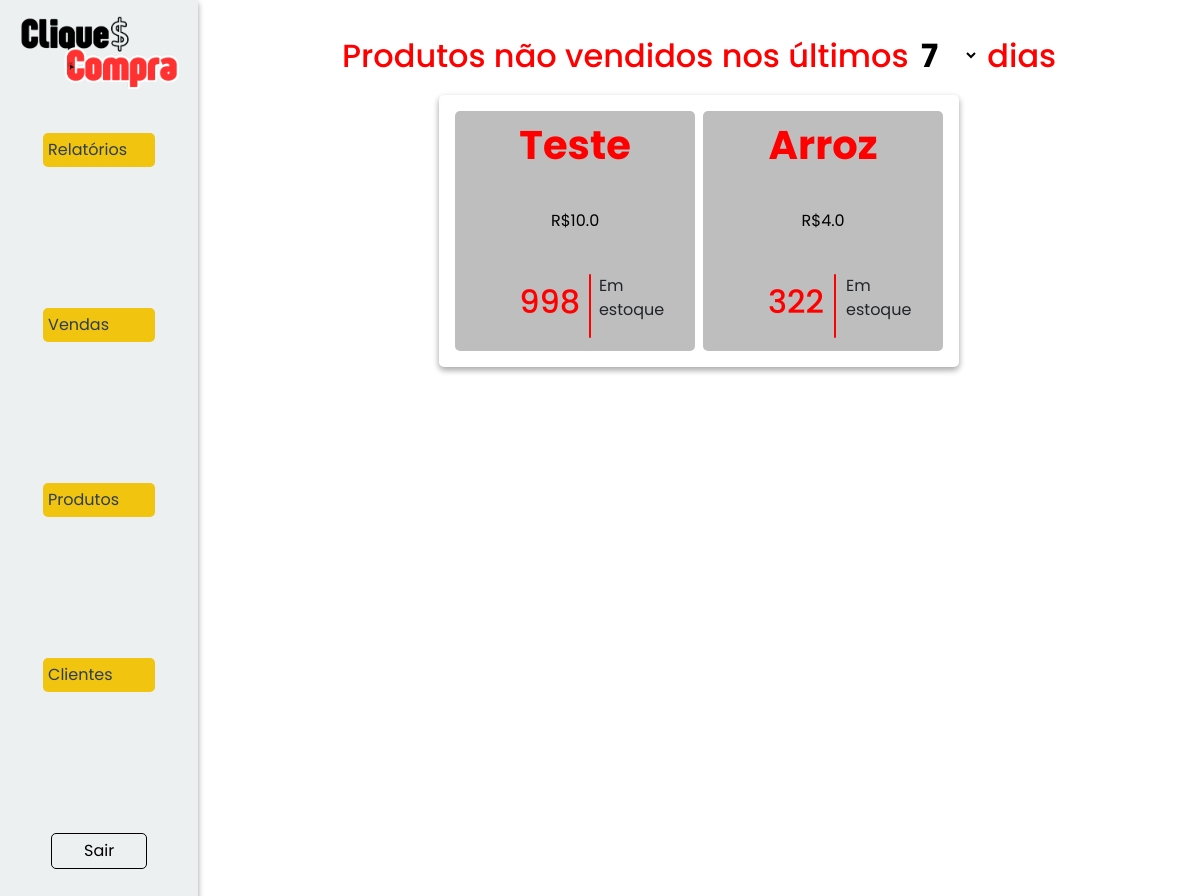
The app's page /relatorios/naovendidos (signed in), older data.
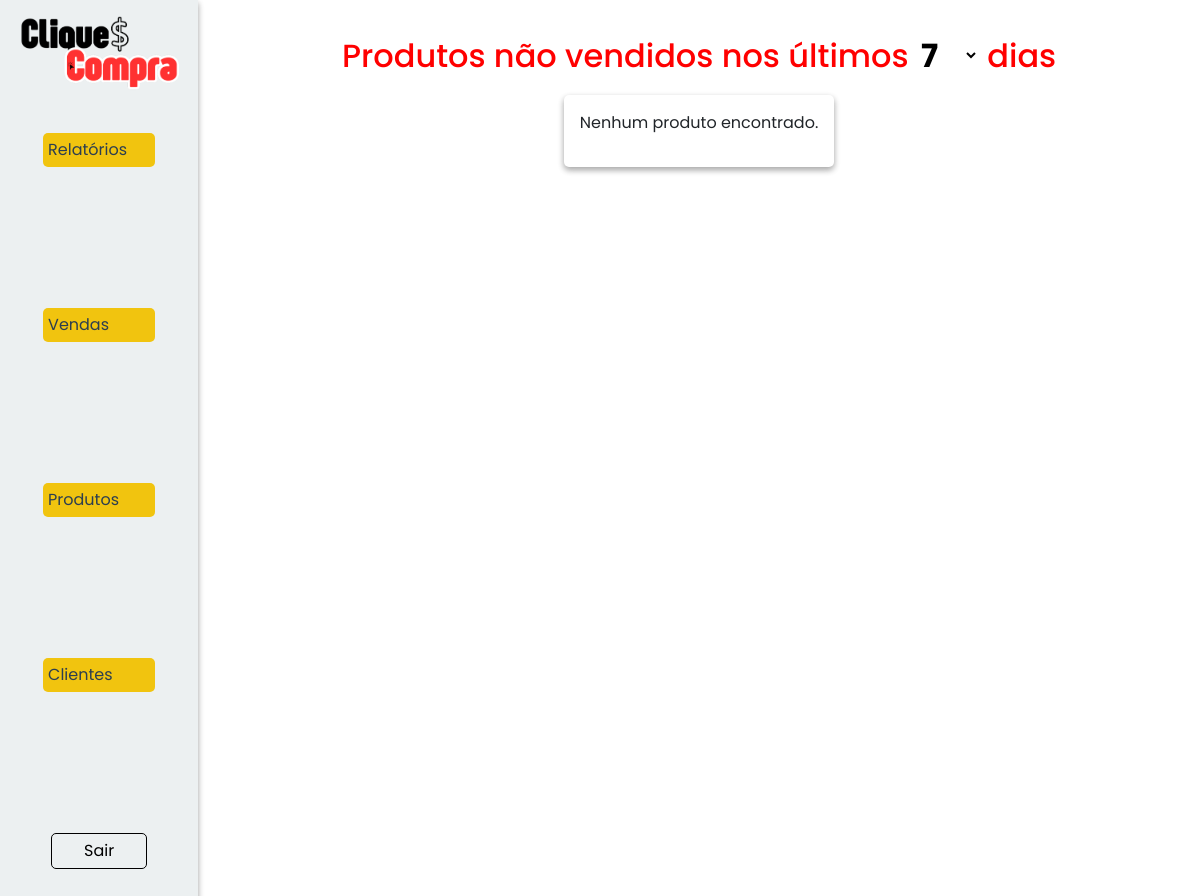
The same page, newer data.
### models/produtos.py (models this page shows, shortened)
class Produto(Base):
    __tablename__ = 'tb_produtos'
    pro_id: Mapped[int] = mapped_column(primary_key=True, autoincrement=True)
    pro_nome: Mapped[str] = mapped_column(nullable=False)
    pro_descricao: Mapped[str] = mapped_column(nullable=False)
    pro_preco: Mapped[float] = mapped_column(nullable=False)
    pro_estoque: Mapped[int] = mapped_column()

### controllers/relatorios.py (the view)
@relatorio_bp.route('/naovendidos', methods=['GET', 'POST'])
@login_required
@role_required("admin")
def naovendidos():
    consulta = []
    dias = request.form.get("dias", type=int, default=7)
    result = []
    print("metodo post")
    try:
        sql_mysql = text("""
            SELECT pro_nome, pro_preco, pro_estoque
            FROM tb_produtos
            WHERE pro_id NOT IN (
                SELECT vpr_pro_id
                FROM tb_vendas_produtos
                JOIN tb_vendas ON vpr_ven_id = ven_id
                WHERE ven_data >= CURDATE() - INTERVAL :dias DAY
            )
        """)
        sql_sqlite = text("""
SELECT pro_nome, pro_preco, pro_estoque
FROM tb_produtos
WHERE pro_id NOT IN (
    SELECT DISTINCT vpr_pro_id
    FROM tb_vendas_produtos
    JOIN tb_vendas ON vpr_ven_id = ven_id
    WHERE ven_data >= DATE('now', '-? days')
)
""")
        consulta = session.execute(sql_sqlite, {"dias": dias}).fetchall()
        print(consulta)
        subquery = (
            session.query(VendaProdutos.vpr_pro_id)
            .join(Venda, VendaProdutos.vpr_ven_id == Venda.ven_id)
            .filter(Venda.ven_data >= func.date('now', f'-{dias} days'))  # Usar função compatível com SQLite
            .subquery()
        )
        query = (
            session.query(Produto.pro_nome, Produto.pro_preco, Produto.pro_estoque)
            .filter(Produto.pro_nome.not_in(select(subquery)))  # Força o uso de SELECT
        )
        result = query.all()
        print("Resultado da consulta:", result)
    except Exception as e:
        print(f"Erro ao gerar relatório: {str(e)}", "error")
        flash(f"Erro ao gerar relatório: {str(e)}", "error")
    finally:
        return render_template("relatorios/naovendidos.html", produtos=result)

### controllers/clientes.py (called while the page is built)
@login_manager.user_loader
def load_user(user_id):
    return Cliente.find(id=user_id)

### models/clientes.py (called while the page is built, shortened)
    @classmethod
    def find(cls, **kwargs):
        if 'email' in kwargs:
            return session.query(cls).filter_by(cli_email=kwargs['email']).first() #SELECT * FROM tb_clientes WHERE cli_email = email
        elif 'id' in kwargs:
            return session.query(cls).filter_by(cli_id=kwargs['id']).first() #SELECT * FROM tb_clientes WHERE cli_id = id
        else:
            raise AttributeError('A busca deve ser feita por email ou id.')

### templates/relatorios/naovendidos.html (shortened to what this page needs)
{% extends "model.html" %}
{% block head_extras %}
<link rel="stylesheet" href="{{ url_for('static', filename='style/model.css') }}">
<link rel="stylesheet" href="{{ url_for('static', filename='style/relatorios.css') }}">
{% endblock %}
{% block content %}
<nav>
    <img src="../../static/assets/cliqueconta.png" alt="Logo do CliqueCompra">
    <div class="links">
        <div class="dropdown">
            <button class="dropdown-button" onclick="toggleDropdown('relatorios-menu')">Relatórios</button>
        </div>
        <div class="dropdown">
            <button class="dropdown-button" onclick="toggleDropdown('vendas-menu')">Vendas</button>
        </div>
        <div class="dropdown">
            <button class="dropdown-button" onclick="toggleDropdown('produtos-menu')">Produtos</button>
        </div>
        <div class="dropdown">
            <button class="dropdown-button" onclick="toggleDropdown('clientes-menu')">Clientes</button>
        </div>
        <a class='sair' href="{{url_for('cliente.logout')}}">Sair</a>
    </div>
</nav>
<div class="relatorio">
    <h2>Produtos não vendidos nos últimos
        <form action="{{ url_for('relatorio.naovendidos') }}" method="post" style="display:inline;" class="filtro dias">
            <select name="dias" id="dias" onchange="this.form.submit()">
                <option value="7" {% if request.form.get('dias') == '7' %}selected{% endif %}>7</option>
            </select>
        </form>
        dias
    </h2>
    <ol class="respostas">
        {% if produtos %}
            {% for produto in produtos %}
                <li class="resposta">
                    <span class="nome-produto">{{ produto.pro_nome }}</span>
                    <span class="preco">R${{ produto.pro_preco }}</span>
                    <div class="unidades">
                        <h2>{{ produto.pro_estoque }}</h2>
                        <div class="divisor"></div>
                        <p>Em estoque</p>
                    </div>
                </li>
            {%endfor%}
        {% else %}
            <p>Nenhum produto encontrado.</p>
        {% endif %}
    </ol>
</div>
{% endblock %}

Row changes from the older to the newer data that the page shows:
removed Produto: pro_nome "Teste", pro_preco "10.0", pro_estoque "998"
removed Produto: pro_nome "Arroz", pro_preco "4.0", pro_estoque "322"
Text that changed along with them:
text now shown: "Nenhum produto encontrado."
